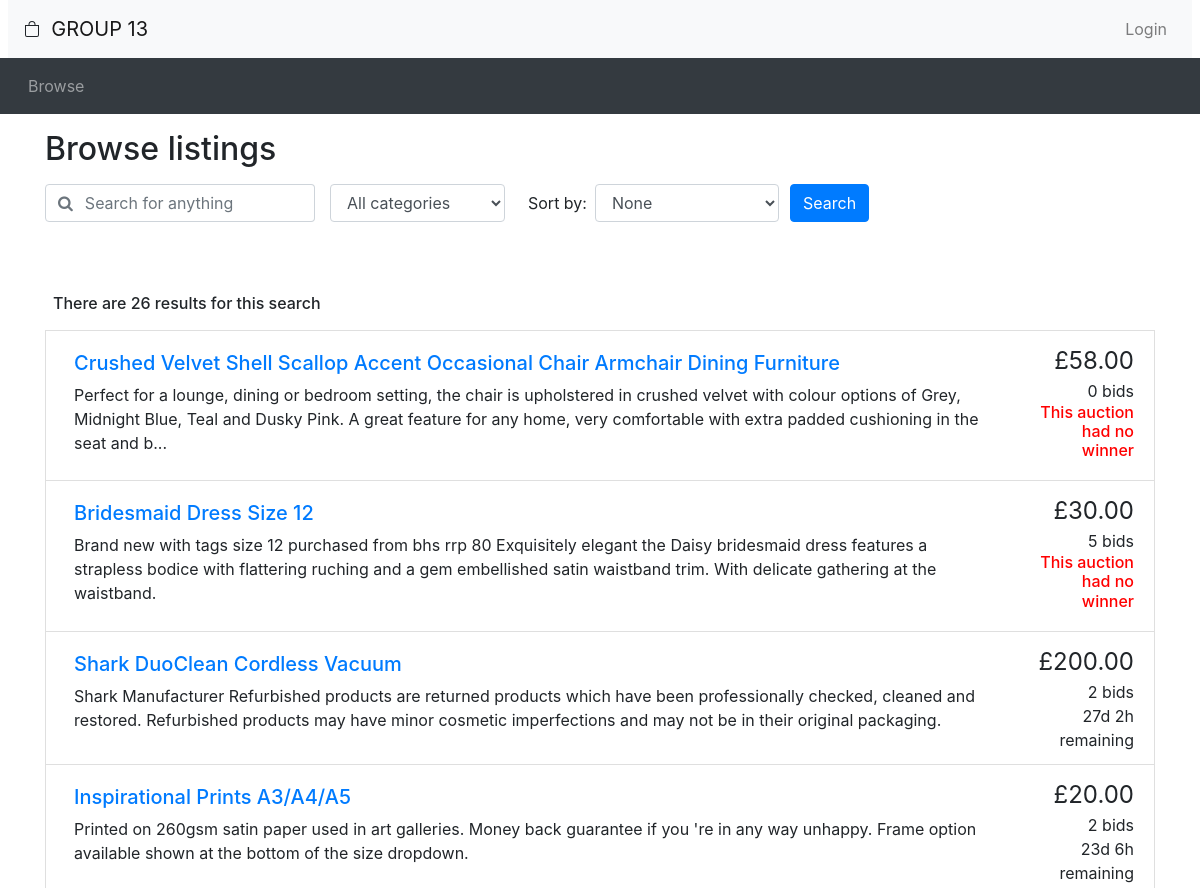
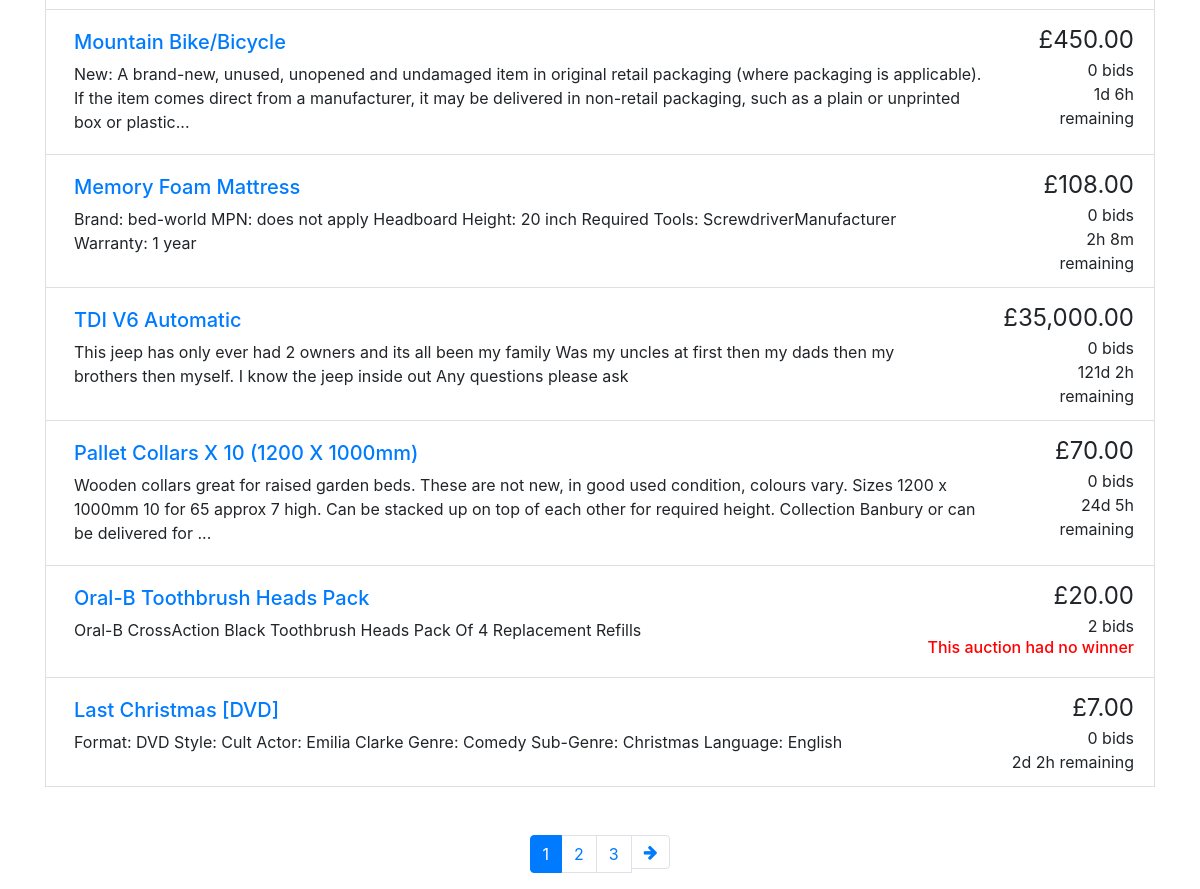
/auction/browse.php, run on the app's committed database (2 pictures, top to bottom).
### tables this page shows
CREATE TABLE IF NOT EXISTS `auction` (
  `auctionNo` int(10) UNSIGNED NOT NULL AUTO_INCREMENT,
  `auctionStatus` tinyint(1) NOT NULL DEFAULT '1',
  `category` varchar(35) NOT NULL DEFAULT 'Other',
  `title` varchar(100) NOT NULL DEFAULT 'Unnamed Auction',
  `auctionDescription` text,
  `startingPrice` int(10) UNSIGNED NOT NULL,
  `reservePrice` int(10) UNSIGNED DEFAULT NULL,
  `increments` int(10) UNSIGNED NOT NULL DEFAULT '1',
  `startDate` datetime NOT NULL,
  `endDate` datetime NOT NULL,
  `sellerId` int(11) UNSIGNED NOT NULL,
  PRIMARY KEY (`auctionNo`),
  KEY `sellerId` (`sellerId`)
);

### auction/utilities.php (the view, shortened to what this page needs)
<?php
function display_time_remaining($interval) {
    if ($interval->days == 0 && $interval->h == 0) {
      $time_remaining = $interval->format('%im %Ss');
    }
    else if ($interval->days == 0) {
      $time_remaining = $interval->format('%hh %im');
    }
    else {
      $time_remaining = $interval->format('%ad %hh');
    }
  return $time_remaining;
}
function print_listing_li($item_id, $title, $desc, $price, $num_bids, $end_time, $auction_status)
{
  if (strlen($desc) > 250) {
    $desc_shortened = substr($desc, 0, 250) . '...';
  }
  else {
    $desc_shortened = $desc;
  }
  if ($num_bids == 1) {
    $bid = ' bid';
  }
  else {
    $bid = ' bids';
  }
  $now = new DateTime();
  if (gettype($end_time) != 'object') {$end_time = new DateTime($end_time);}
  if ($now > $end_time && $auction_status == 0 ) {
    $fetch_winner_query = "SELECT email FROM buyer WHERE buyerId = (SELECT buyerId FROM winner WHERE auctionNo = '$item_id') ";
    $fetch_winner = mysqli_fetch_row(mysqli_query($GLOBALS['connection'], $fetch_winner_query));
    if (!$fetch_winner) {
      $time_remaining = "<h6 style=\"color:red\">This auction had no winner</h6>";
    }
    else {
      if (isset($_SESSION['username']) && $fetch_winner[0] == $_SESSION['username']) {$fetch_winner[0] = 'you';}
      $time_remaining = "<h6 style=\"color:green\">This auction was won by $fetch_winner[0]";
    }
  }
  else {
    $time_to_end = date_diff($now, $end_time);
    $time_remaining = display_time_remaining($time_to_end) . ' remaining';
  }
  echo('
    <li class="list-group-item d-flex justify-content-between">
    <div class="p-2 mr-5"><h5><a href="listing.php?item_id=' . $item_id . '">' . $title . '</a></h5>' . $desc_shortened . '</div>
    <div class="text-right "><span style="font-size: 1.5em">£' . number_format($price, 2) . '</span><br/>' . $num_bids . $bid . '<br/>' . $time_remaining . '</div>
  </li>'
  );
}
?>

### auction/footer.php (shortened to what this page needs)
</body>
</html>

### auction/header.php (shortened to what this page needs)
<?php require("utilities.php")?>
<?php require("footer.php")?>
<!doctype html>
<html lang="en">
<head>
  <link rel="stylesheet" href="css/bootstrap.min.css">
  <link rel="stylesheet" href="https://cdnjs.cloudflare.com/ajax/libs/font-awesome/4.7.0/css/font-awesome.min.css">
  <link rel="stylesheet" href="css/custom.css">
</head>
<body>
<nav class="navbar navbar-expand-lg navbar-light bg-light mx-2">
  <a class="navbar-brand" href="browse.php">&nbsp; GROUP 13 </a>
  <ul class="navbar-nav ml-auto">
    <li class="nav-item">
<?php
  if (isset($_SESSION['logged_in']) && $_SESSION['logged_in'] == true) {
    echo '<a class="nav-link" href="logout.php">Logout</a>';
  }
  else {
    echo '<button type="button" class="btn nav-link" data-toggle="modal" data-target="#loginModal">Login</button>';
  }
?>
    </li>
  </ul>
</nav>
<nav class="navbar navbar-expand-lg navbar-dark bg-dark">
  <ul class="navbar-nav align-middle">
	<li class="nav-item mx-1">
      <a class="nav-link" href="browse.php">Browse</a>
    </li>
  </ul>
</nav>

### auction/browse.php (shortened to what this page needs)
<?php require("header.php")?>
<div class="container">
<h2 class="my-3">Browse listings</h2>
<div id="searchSpecs">
<form method="get" action="browse.php">
  <div class="row">
    <div class="col-md-3 pr-0">
      <div class="form-group">
	    <div class="input-group">
          <div class="input-group-prepend">
            <span class="input-group-text bg-transparent pr-0 text-muted">
              <i class="fa fa-search"></i>
            </span>
          </div>
          <input type="text" class="form-control border-left-0" id="keyword" placeholder="Search for anything" value="<?= (isset($_GET['keyword'])) ? strip_tags($_GET['keyword']) : '' ?>" name='keyword'>
        </div>
      </div>
    </div>
    <div class="col-md-2 pr-0">
      <div class="form-group">
        <select class="form-control" id="cat" name="cat">
          <option selected value="all">All categories</option>
        </select>
      </div>
    </div>
    <div class="col-md-3 pr-0">
      <div class="form-inline">
        <label class="mx-2" for="order_by">Sort by:</label>
        <select class="form-control" id="order_by" name="order_by">
          <option selected value="selected">None</option>
        </select>
      </div>
    </div>
    <div class="col-sm-1 px-0 ">
      <button type="submit" class="btn btn-primary">Search</button>
    </div>
  </div>
</form>
</div>
</div>
<div class="container mt-5">
<?php
  $query = "SELECT title, auctionNo, auctionDescription, category, endDate, bidNo, auctionStatus,
                CASE WHEN startingPrice>=max(bidAmount) OR max(bidAmount) IS NULL
                THEN startingPrice
                ELSE max(bidAmount)
                END maxJoinPrice
                FROM (SELECT title,auction.auctionNo,auctionDescription,category, endDate, createbid.bidNo, bid.bidAmount, startingPrice, auctionStatus
                      FROM (auction LEFT JOIN createbid ON createbid.auctionNo=auction.auctionNo)
                      LEFT JOIN bid ON createbid.bidNo=bid.bidNo";
  $query_cond = "";
  $order_cond = "";
  $query_cond .= ") AS comprehensive GROUP BY auctionNo";
  $query .= $query_cond;
  $query .= $order_cond;
  $result = mysqli_query($connection, $query) or die('Error connecting to SQL server.');
  $num_results = 0;
  while ($row = mysqli_fetch_assoc($result))
  {
      $num_results ++;
  }
  echo('
    <div class="p-2 mr-5"><h6>There are ' . $num_results . ' results for this search </h6>'  . '</div>');
  $results_per_page = 10;
  $max_page = ceil($num_results / $results_per_page);
  if (!isset($_GET['page']))
  {
    $curr_page = 1;
    $query_cond = " LIMIT 0,10 " ;
    $query .= $query_cond;
    $result = mysqli_query($connection, $query) or die('result.' . mysql_error());
    while ($row = mysqli_fetch_assoc($result))
    {
      $item_id = $row['auctionNo'];
      $title = $row['title'];
      $description = $row['auctionDescription'];
      $current_price = $row['maxJoinPrice'];
      $auction_status = $row['auctionStatus'];
      $bid_num_query = "SELECT COUNT(bidNo) FROM createbid WHERE auctionNo='$item_id'";
      $bid_num_result = mysqli_query($connection, $bid_num_query) or die('result.' . mysql_error());
      $bid_num_row = mysqli_fetch_assoc($bid_num_result);
      $num_bids = $bid_num_row['COUNT(bidNo)'];
      $end_date = $row['endDate'];
      print_listing_li($item_id, $title, $description, $current_price, $num_bids, $end_date, $auction_status);
    }
  }
?>
<nav aria-label="Search results pages" class="mt-5">
  <ul class="pagination justify-content-center">
<?php
  $querystring = "";
  $high_page_boost = max(3 - $curr_page, 0);
  $low_page_boost = max(2 - ($max_page - $curr_page), 0);
  $low_page = max(1, $curr_page - 2 - $low_page_boost);
  $high_page = min($max_page, $curr_page + 2 + $high_page_boost);
if ($num_results)
{
  for ($i = $low_page; $i <= $high_page; $i++) {
    if ($i == $curr_page) {
      echo('
    <li class="page-item active">');
    }
    else {
      echo('
    <li class="page-item">');
    }
    echo('
      <a class="page-link" href="browse.php?' . $querystring . 'page=' . $i . '">' . $i . '</a>
    </li>');
  }
  if ($curr_page != $max_page) {
    echo('
    <li class="page-item">
      <a class="page-link" href="browse.php?' . $querystring . 'page=' . ($curr_page + 1) . '" aria-label="Next">
        <span aria-hidden="true"><i class="fa fa-arrow-right"></i></span>
        <span class="sr-only">Next</span>
      </a>
    </li>');
  }
}
?>
  </ul>
</nav>
</div>
<?php include_once("footer.php")?>

### data on the page
auction: title "Crushed Velvet Shell Scallop Accent Occasional Chair Armchair Dining Furniture", auctionDescription "Perfect for a lounge, dining or bedroom setting, the chair is upholstered in crushed velvet with colour options of Grey, Midnight Blue, Teal and Dusky Pink. A great feature for any home, very comfortable with extra padded cushioning in the seat and b...", price "58.00", num_bids "0", bid "bids", shows "This auction had no winner"
auction: title "Bridesmaid Dress Size 12", auctionDescription "Brand new with tags size 12 purchased from bhs rrp 80 Exquisitely elegant the Daisy bridesmaid dress features a strapless bodice with flattering ruching and a gem embellished satin waistband trim. With delicate gathering at the waistband.", price "30.00", num_bids "5", bid "bids", shows "This auction had no winner"
auction: title "Shark DuoClean Cordless Vacuum", auctionDescription "Shark Manufacturer Refurbished products are returned products which have been professionally checked, cleaned and restored. Refurbished products may have minor cosmetic imperfections and may not be in their original packaging.", price "200.00", num_bids "2", bid "bids", endDate "27d 2h remaining"
auction: title "Inspirational Prints A3/A4/A5", auctionDescription "Printed on 260gsm satin paper used in art galleries. Money back guarantee if you 're in any way unhappy. Frame option available shown at the bottom of the size dropdown.", price "20.00", num_bids "2", bid "bids", endDate "23d 6h remaining"
auction: title "Mountain Bike/Bicycle", auctionDescription "New: A brand-new, unused, unopened and undamaged item in original retail packaging (where packaging is applicable). If the item comes direct from a manufacturer, it may be delivered in non-retail packaging, such as a plain or unprinted box or plastic...", price "450.00", num_bids "0", bid "bids", endDate "1d 6h remaining"
auction: title "Memory Foam Mattress", auctionDescription "Brand: bed-world MPN: does not apply Headboard Height: 20 inch Required Tools: ScrewdriverManufacturer Warranty: 1 year", price "108.00", num_bids "0", bid "bids", endDate "2h 8m remaining"
auction: title "TDI V6 Automatic", auctionDescription "This jeep has only ever had 2 owners and its all been my family Was my uncles at first then my dads then my brothers then myself. I know the jeep inside out Any questions please ask", price "35,000.00", num_bids "0", bid "bids", endDate "121d 2h remaining"
auction: title "Pallet Collars X 10 (1200 X 1000mm)", auctionDescription "Wooden collars great for raised garden beds. These are not new, in good used condition, colours vary. Sizes 1200 x 1000mm 10 for 65 approx 7 high. Can be stacked up on top of each other for required height. Collection Banbury or can be delivered for ...", price "70.00", num_bids "0", bid "bids", endDate "24d 5h remaining"
auction: title "Oral-B Toothbrush Heads Pack", auctionDescription "Oral-B CrossAction Black Toothbrush Heads Pack Of 4 Replacement Refills", price "20.00", num_bids "2", bid "bids", shows "This auction had no winner"
auction: title "Last Christmas [DVD]", auctionDescription "Format: DVD Style: Cult Actor: Emilia Clarke Genre: Comedy Sub-Genre: Christmas Language: English", price "7.00", num_bids "0", bid "bids", endDate "2d 2h remaining"

### other printed values
$num_results "26"
